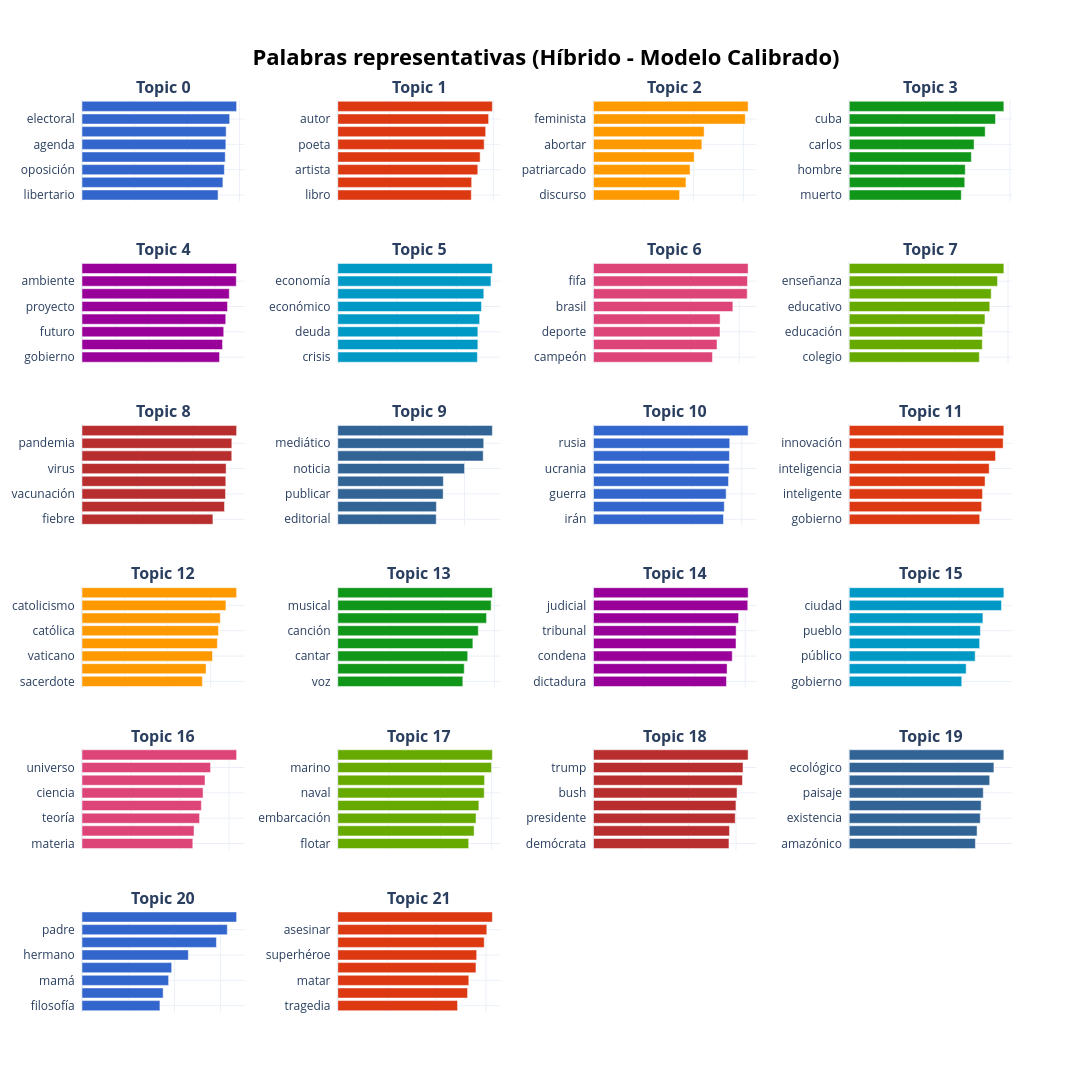

Notebook code for this chart:
### Code cell
import sys
import types
import math
import warnings
from pathlib import Path

# 1. Neutralizar coverage para que Numba no intente compilar con tracer roto
sys.modules['coverage'] = None
sys.modules['coverage.types'] = None

# Mock liviano de UMAP para que bertopic.plotting no dispare numba
mock_umap = types.ModuleType("umap")
mock_umap.UMAP = object
sys.modules["umap"] = mock_umap

# 2. Imports seguros
import numpy as np
import pandas as pd
import plotly.express as px
from bertopic import BERTopic

warnings.filterwarnings("ignore", category=UserWarning)

# 3. Configuración de rutas
PROJECT_ROOT = Path.cwd().resolve()
if PROJECT_ROOT.name == "notebooks":
    PROJECT_ROOT = PROJECT_ROOT.parent

OUTPUT_DIR = PROJECT_ROOT / "outputs" / "bertopic_acotado"
GRAFICOS_DIR = PROJECT_ROOT / "outputs" / "bertopic_hibrido" / "graficos"
GRAFICOS_DIR.mkdir(parents=True, exist_ok=True)

# 4. Tu función de visualización intacta
def topicos_palabras(topic_model, df, topicos, ruta_html=None):
    df["topic"] = topicos
    total = len(topic_model.get_topic_info().query("Topic != -1"))

    fig = topic_model.visualize_barchart(
        top_n_topics=total,
        n_words=8,
        title="<b>Palabras representativas (Híbrido - Modelo Calibrado)</b>",
    )

    colors = px.colors.qualitative.G10
    for i, trace in enumerate(fig.data):
        trace.marker.color = colors[i % len(colors)]

    fig.update_traces(
        hovertemplate="<b>Término:</b> %{y}<br><b>Relevancia:</b> %{x:.3f}<extra></extra>"
    )
    fig.for_each_xaxis(lambda ax: ax.update(title_text="", showticklabels=False))
    fig.for_each_annotation(lambda a: a.update(text=f"<b>{a.text.split('_')[0]}</b>"))

    altura = max(950, math.ceil(total / 4) * 300)
    fig.update_layout(
        height=altura,
        width=1300,
        plot_bgcolor="rgba(0,0,0,0)",
        paper_bgcolor="#ffffff",
    )

    if ruta_html:
        fig.write_html(ruta_html)
        print(f"Gráfico exportado en: {ruta_html}")

    fig.show()

# 5. Carga y verificación directa de disco
print("Cargando artefactos desde disco...")
topic_model_cargado = BERTopic.load(str(OUTPUT_DIR / "modelo_acotado"))
df_cargado = pd.read_parquet(OUTPUT_DIR / "df_modelo_acotado.parquet")
embeddings_cargados = np.load(OUTPUT_DIR / "embeddings_naturales.npy")

print("\n--- Verificación de Integridad ---")
print(f"• Documentos en DataFrame:   {len(df_cargado)}")
print(f"• Matriz de embeddings:      {embeddings_cargados.shape}")

topicos_activos = topic_model_cargado.get_topic_info().query("Topic != -1")
print(f"• Cantidad de tópicos:       {len(topicos_activos)} (debe ser 22)")

distribucion = df_cargado["topic_umbral"].value_counts()
outliers = distribucion.get(-1, 0)
print(f"• Outliers residuales (-1):  {outliers} ({outliers / len(df_cargado):.1%})")
print(f"• Cobertura asignada:        {len(df_cargado) - outliers} ({(len(df_cargado) - outliers) / len(df_cargado):.1%})")

keywords_t4 = [w for w, _ in topic_model_cargado.get_topic(4)[:5]]
print(f"• Keywords Topic 4:          {', '.join(keywords_t4)}")

# 6. Renderizar gráfico interactivo
print("\nGenerando barchart interactivo...")
topicos_palabras(
    topic_model_cargado,
    df_cargado,
    df_cargado["topic_umbral"],
    ruta_html=GRAFICOS_DIR / "06_verificacion_carga_disco.html",
)

### Figure 1 — Plotly figure (JSON) as saved in the notebook; plotly's stock layout.template omitted (floating-point values rounded to 4 significant figures)
{"data": [{"hovertemplate": "<b>Término:</b> %{y}<br><b>Relevancia:</b> %{x:.3f}<extra></extra>", "marker": {"color": "#3366CC"}, "orientation": "h", "type": "bar", "x": [0.5183, 0.5367, 0.5422, 0.5456, 0.5479, 0.5491, 0.5624, 0.5889], "xaxis": "x", "y": ["libertario  ", "discurso  ", "oposición  ", "campaña  ", "agenda  ", "coalición  ", "electoral  ", "candidato  "], "yaxis": "y"}, {"hovertemplate": "<b>Término:</b> %{y}<br><b>Relevancia:</b> %{x:.3f}<extra></extra>", "marker": {"color": "#DC3912"}, "orientation": "h", "type": "bar", "x": [0.5149, 0.5162, 0.5399, 0.5489, 0.5644, 0.5703, 0.5816, 0.596], "xaxis": "x2", "y": ["libro  ", "lector  ", "artista  ", "literatura  ", "poeta  ", "escritor  ", "autor  ", "literario  "], "yaxis": "y2"}, {"hovertemplate": "<b>Término:</b> %{y}<br><b>Relevancia:</b> %{x:.3f}<extra></extra>", "marker": {"color": "#FF9900"}, "orientation": "h", "type": "bar", "x": [0.3447, 0.3701, 0.3866, 0.4029, 0.4338, 0.4429, 0.6076, 0.6189], "xaxis": "x3", "y": ["discurso  ", "libertad  ", "patriarcado  ", "debate  ", "abortar  ", "aborto  ", "feminista  ", "feminismo  "], "yaxis": "y3"}, {"hovertemplate": "<b>Término:</b> %{y}<br><b>Relevancia:</b> %{x:.3f}<extra></extra>", "marker": {"color": "#109618"}, "orientation": "h", "type": "bar", "x": [0.4184, 0.4314, 0.4332, 0.4559, 0.4661, 0.5077, 0.5462, 0.5774], "xaxis": "x4", "y": ["muerto  ", "maría  ", "hombre  ", "santiago  ", "carlos  ", "dictadura  ", "cuba  ", "cubano  "], "yaxis": "y4"}, {"hovertemplate": "<b>Término:</b> %{y}<br><b>Relevancia:</b> %{x:.3f}<extra></extra>", "marker": {"color": "#990099"}, "orientation": "h", "type": "bar", "x": [0.4116, 0.4204, 0.4241, 0.4301, 0.4354, 0.4407, 0.4616, 0.4626], "xaxis": "x5", "y": ["gobierno  ", "cambio  ", "futuro  ", "sociedad  ", "proyecto  ", "crisis  ", "ambiente  ", "ambiental  "], "yaxis": "y5"}, {"hovertemplate": "<b>Término:</b> %{y}<br><b>Relevancia:</b> %{x:.3f}<extra></extra>", "marker": {"color": "#0099C6"}, "orientation": "h", "type": "bar", "x": [0.4707, 0.4723, 0.4724, 0.4784, 0.4845, 0.4924, 0.5166, 0.5212], "xaxis": "x6", "y": ["crisis  ", "reforma  ", "deuda  ", "fiscal  ", "económico  ", "pobreza  ", "economía  ", "déficit  "], "yaxis": "y6"}, {"hovertemplate": "<b>Término:</b> %{y}<br><b>Relevancia:</b> %{x:.3f}<extra></extra>", "marker": {"color": "#DD4477"}, "orientation": "h", "type": "bar", "x": [0.4896, 0.5086, 0.5208, 0.5211, 0.5737, 0.6327, 0.6339, 0.6365], "xaxis": "x7", "y": ["campeón  ", "deportivo  ", "deporte  ", "barcelona  ", "brasil  ", "fútbol  ", "fifa  ", "futbolista  "], "yaxis": "y7"}, {"hovertemplate": "<b>Término:</b> %{y}<br><b>Relevancia:</b> %{x:.3f}<extra></extra>", "marker": {"color": "#66AA00"}, "orientation": "h", "type": "bar", "x": [0.4916, 0.5027, 0.5039, 0.5128, 0.531, 0.5364, 0.5603, 0.5843], "xaxis": "x8", "y": ["colegio  ", "docente  ", "educación  ", "enseñar  ", "educativo  ", "escolar  ", "enseñanza  ", "pedagógico  "], "yaxis": "y8"}, {"hovertemplate": "<b>Término:</b> %{y}<br><b>Relevancia:</b> %{x:.3f}<extra></extra>", "marker": {"color": "#B82E2E"}, "orientation": "h", "type": "bar", "x": [0.473, 0.5148, 0.5185, 0.5196, 0.5206, 0.541, 0.5413, 0.5586], "xaxis": "x9", "y": ["fiebre  ", "coronavirus  ", "vacunación  ", "vacuna  ", "virus  ", "vacunar  ", "pandemia  ", "epidemia  "], "yaxis": "y9"}, {"hovertemplate": "<b>Término:</b> %{y}<br><b>Relevancia:</b> %{x:.3f}<extra></extra>", "marker": {"color": "#316395"}, "orientation": "h", "type": "bar", "x": [0.4664, 0.4672, 0.4992, 0.5002, 0.6006, 0.6889, 0.6913, 0.7323], "xaxis": "x10", "y": ["editorial  ", "artículo  ", "publicar  ", "periodismo  ", "noticia  ", "periodista  ", "mediático  ", "periodístico  "], "yaxis": "y10"}, {"hovertemplate": "<b>Término:</b> %{y}<br><b>Relevancia:</b> %{x:.3f}<extra></extra>", "marker": {"color": "#3366CC"}, "orientation": "h", "type": "bar", "x": [0.526, 0.5293, 0.5367, 0.5464, 0.549, 0.5501, 0.5514, 0.6257], "xaxis": "x11", "y": ["irán  ", "ruso  ", "guerra  ", "moscú  ", "ucrania  ", "siria  ", "rusia  ", "soviético  "], "yaxis": "y11"}, {"hovertemplate": "<b>Término:</b> %{y}<br><b>Relevancia:</b> %{x:.3f}<extra></extra>", "marker": {"color": "#DC3912"}, "orientation": "h", "type": "bar", "x": [0.4783, 0.4852, 0.4884, 0.4977, 0.5128, 0.5361, 0.5641, 0.5666], "xaxis": "x12", "y": ["gobierno  ", "tech  ", "inteligente  ", "futuro  ", "inteligencia  ", "tecnología  ", "innovación  ", "tecnológico  "], "yaxis": "y12"}, {"hovertemplate": "<b>Término:</b> %{y}<br><b>Relevancia:</b> %{x:.3f}<extra></extra>", "marker": {"color": "#FF9900"}, "orientation": "h", "type": "bar", "x": [0.5615, 0.5786, 0.6085, 0.6313, 0.6367, 0.6451, 0.6713, 0.7211], "xaxis": "x13", "y": ["sacerdote  ", "jesuita  ", "vaticano  ", "católico  ", "católica  ", "arzobispo  ", "catolicismo  ", "papal  "], "yaxis": "y13"}, {"hovertemplate": "<b>Término:</b> %{y}<br><b>Relevancia:</b> %{x:.3f}<extra></extra>", "marker": {"color": "#109618"}, "orientation": "h", "type": "bar", "x": [0.4792, 0.4846, 0.4979, 0.5177, 0.5385, 0.5701, 0.5876, 0.5924], "xaxis": "x14", "y": ["voz  ", "banda  ", "cantar  ", "cantante  ", "canción  ", "músico  ", "musical  ", "música  "], "yaxis": "y14"}, {"hovertemplate": "<b>Término:</b> %{y}<br><b>Relevancia:</b> %{x:.3f}<extra></extra>", "marker": {"color": "#990099"}, "orientation": "h", "type": "bar", "x": [0.5259, 0.5285, 0.5488, 0.5637, 0.5643, 0.5738, 0.6103, 0.6116], "xaxis": "x15", "y": ["dictadura  ", "sentencia  ", "condena  ", "juez  ", "tribunal  ", "juzgado  ", "judicial  ", "justicia  "], "yaxis": "y15"}, {"hovertemplate": "<b>Término:</b> %{y}<br><b>Relevancia:</b> %{x:.3f}<extra></extra>", "marker": {"color": "#0099C6"}, "orientation": "h", "type": "bar", "x": [0.4099, 0.4259, 0.4587, 0.475, 0.4778, 0.4868, 0.5545, 0.5632], "xaxis": "x16", "y": ["gobierno  ", "violencia  ", "público  ", "barrio  ", "pueblo  ", "vecino  ", "ciudad  ", "urbano  "], "yaxis": "y16"}, {"hovertemplate": "<b>Término:</b> %{y}<br><b>Relevancia:</b> %{x:.3f}<extra></extra>", "marker": {"color": "#DD4477"}, "orientation": "h", "type": "bar", "x": [0.4523, 0.4573, 0.4799, 0.4873, 0.4941, 0.5021, 0.5247, 0.6311], "xaxis": "x17", "y": ["materia  ", "cuántico  ", "teoría  ", "científico  ", "ciencia  ", "astrología  ", "universo  ", "astrónomo  "], "yaxis": "y17"}, {"hovertemplate": "<b>Término:</b> %{y}<br><b>Relevancia:</b> %{x:.3f}<extra></extra>", "marker": {"color": "#66AA00"}, "orientation": "h", "type": "bar", "x": [0.5105, 0.5316, 0.5391, 0.5501, 0.571, 0.5723, 0.5994, 0.6027], "xaxis": "x18", "y": ["flotar  ", "barco  ", "embarcación  ", "marítimo  ", "naval  ", "océano  ", "marino  ", "submarino  "], "yaxis": "y18"}, {"hovertemplate": "<b>Término:</b> %{y}<br><b>Relevancia:</b> %{x:.3f}<extra></extra>", "marker": {"color": "#B82E2E"}, "orientation": "h", "type": "bar", "x": [0.5704, 0.5725, 0.5967, 0.5998, 0.6043, 0.6273, 0.6296, 0.651], "xaxis": "x19", "y": ["demócrata  ", "candidato  ", "presidente  ", "presidencia  ", "bush  ", "republicano  ", "trump  ", "presidencial  "], "yaxis": "y19"}, {"hovertemplate": "<b>Término:</b> %{y}<br><b>Relevancia:</b> %{x:.3f}<extra></extra>", "marker": {"color": "#316395"}, "orientation": "h", "type": "bar", "x": [0.4623, 0.4685, 0.4801, 0.4834, 0.4912, 0.5147, 0.5302, 0.5666], "xaxis": "x20", "y": ["amazónico  ", "libro  ", "existencia  ", "extinción  ", "paisaje  ", "naturaleza  ", "ecológico  ", "selva  "], "yaxis": "y20"}, {"hovertemplate": "<b>Término:</b> %{y}<br><b>Relevancia:</b> %{x:.3f}<extra></extra>", "marker": {"color": "#3366CC"}, "orientation": "h", "type": "bar", "x": [0.3373, 0.3512, 0.3749, 0.3882, 0.4603, 0.5818, 0.6289, 0.6692], "xaxis": "x21", "y": ["filosofía  ", "filosofar  ", "mamá  ", "hombre  ", "hermano  ", "abuelo  ", "padre  ", "papá  "], "yaxis": "y21"}, {"hovertemplate": "<b>Término:</b> %{y}<br><b>Relevancia:</b> %{x:.3f}<extra></extra>", "marker": {"color": "#DC3912"}, "orientation": "h", "type": "bar", "x": [0.4849, 0.5253, 0.5303, 0.5593, 0.5623, 0.5927, 0.6032, 0.6256], "xaxis": "x22", "y": ["tragedia  ", "crueldad  ", "matar  ", "asesinato  ", "superhéroe  ", "héroe  ", "asesinar  ", "asesino  "], "yaxis": "y22"}], "layout": {"annotations": [{"font": {"size": 16}, "showarrow": false, "text": "<b>Topic 0</b>", "x": 0.0875, "xanchor": "center", "xref": "paper", "y": 1, "yanchor": "bottom", "yref": "paper"}, {"font": {"size": 16}, "showarrow": false, "text": "<b>Topic 1</b>", "x": 0.3625, "xanchor": "center", "xref": "paper", "y": 1, "yanchor": "bottom", "yref": "paper"}, {"font": {"size": 16}, "showarrow": false, "text": "<b>Topic 2</b>", "x": 0.6375, "xanchor": "center", "xref": "paper", "y": 1, "yanchor": "bottom", "yref": "paper"}, {"font": {"size": 16}, "showarrow": false, "text": "<b>Topic 3</b>", "x": 0.9125, "xanchor": "center", "xref": "paper", "y": 1, "yanchor": "bottom", "yref": "paper"}, {"font": {"size": 16}, "showarrow": false, "text": "<b>Topic 4</b>", "x": 0.0875, "xanchor": "center", "xref": "paper", "y": 0.8222, "yanchor": "bottom", "yref": "paper"}, {"font": {"size": 16}, "showarrow": false, "text": "<b>Topic 5</b>", "x": 0.3625, "xanchor": "center", "xref": "paper", "y": 0.8222, "yanchor": "bottom", "yref": "paper"}, {"font": {"size": 16}, "showarrow": false, "text": "<b>Topic 6</b>", "x": 0.6375, "xanchor": "center", "xref": "paper", "y": 0.8222, "yanchor": "bottom", "yref": "paper"}, {"font": {"size": 16}, "showarrow": false, "text": "<b>Topic 7</b>", "x": 0.9125, "xanchor": "center", "xref": "paper", "y": 0.8222, "yanchor": "bottom", "yref": "paper"}, {"font": {"size": 16}, "showarrow": false, "text": "<b>Topic 8</b>", "x": 0.0875, "xanchor": "center", "xref": "paper", "y": 0.6444, "yanchor": "bottom", "yref": "paper"}, {"font": {"size": 16}, "showarrow": false, "text": "<b>Topic 9</b>", "x": 0.3625, "xanchor": "center", "xref": "paper", "y": 0.6444, "yanchor": "bottom", "yref": "paper"}, {"font": {"size": 16}, "showarrow": false, "text": "<b>Topic 10</b>", "x": 0.6375, "xanchor": "center", "xref": "paper", "y": 0.6444, "yanchor": "bottom", "yref": "paper"}, {"font": {"size": 16}, "showarrow": false, "text": "<b>Topic 11</b>", "x": 0.9125, "xanchor": "center", "xref": "paper", "y": 0.6444, "yanchor": "bottom", "yref": "paper"}, {"font": {"size": 16}, "showarrow": false, "text": "<b>Topic 12</b>", "x": 0.0875, "xanchor": "center", "xref": "paper", "y": 0.4667, "yanchor": "bottom", "yref": "paper"}, {"font": {"size": 16}, "showarrow": false, "text": "<b>Topic 13</b>", "x": 0.3625, "xanchor": "center", "xref": "paper", "y": 0.4667, "yanchor": "bottom", "yref": "paper"}, {"font": {"size": 16}, "showarrow": false, "text": "<b>Topic 14</b>", "x": 0.6375, "xanchor": "center", "xref": "paper", "y": 0.4667, "yanchor": "bottom", "yref": "paper"}, {"font": {"size": 16}, "showarrow": false, "text": "<b>Topic 15</b>", "x": 0.9125, "xanchor": "center", "xref": "paper", "y": 0.4667, "yanchor": "bottom", "yref": "paper"}, {"font": {"size": 16}, "showarrow": false, "text": "<b>Topic 16</b>", "x": 0.0875, "xanchor": "center", "xref": "paper", "y": 0.2889, "yanchor": "bottom", "yref": "paper"}, {"font": {"size": 16}, "showarrow": false, "text": "<b>Topic 17</b>", "x": 0.3625, "xanchor": "center", "xref": "paper", "y": 0.2889, "yanchor": "bottom", "yref": "paper"}, {"font": {"size": 16}, "showarrow": false, "text": "<b>Topic 18</b>", "x": 0.6375, "xanchor": "center", "xref": "paper", "y": 0.2889, "yanchor": "bottom", "yref": "paper"}, {"font": {"size": 16}, "showarrow": false, "text": "<b>Topic 19</b>", "x": 0.9125, "xanchor": "center", "xref": "paper", "y": 0.2889, "yanchor": "bottom", "yref": "paper"}, {"font": {"size": 16}, "showarrow": false, "text": "<b>Topic 20</b>", "x": 0.0875, "xanchor": "center", "xref": "paper", "y": 0.1111, "yanchor": "bottom", "yref": "paper"}, {"font": {"size": 16}, "showarrow": false, "text": "<b>Topic 21</b>", "x": 0.3625, "xanchor": "center", "xref": "paper", "y": 0.1111, "yanchor": "bottom", "yref": "paper"}], "height": 1800, "hoverlabel": {"bgcolor": "white", "font": {"family": "Rockwell", "size": 16}}, "paper_bgcolor": "#ffffff", "plot_bgcolor": "rgba(0,0,0,0)", "showlegend": false, "title": {"font": {"color": "Black", "size": 22}, "text": "<b>Palabras representativas (Híbrido - Modelo Calibrado)</b>", "x": 0.5, "xanchor": "center", "yanchor": "top"}, "width": 1300, "xaxis": {"anchor": "y", "domain": [0, 0.175], "showgrid": true, "showticklabels": false, "title": {"text": ""}}, "xaxis10": {"anchor": "y10", "domain": [0.275, 0.45], "showgrid": true, "showticklabels": false, "title": {"text": ""}}, "xaxis11": {"anchor": "y11", "domain": [0.55, 0.725], "showgrid": true, "showticklabels": false, "title": {"text": ""}}, "xaxis12": {"anchor": "y12", "domain": [0.825, 1], "showgrid": true, "showticklabels": false, "title": {"text": ""}}, "xaxis13": {"anchor": "y13", "domain": [0, 0.175], "showgrid": true, "showticklabels": false, "title": {"text": ""}}, "xaxis14": {"anchor": "y14", "domain": [0.275, 0.45], "showgrid": true, "showticklabels": false, "title": {"text": ""}}, "xaxis15": {"anchor": "y15", "domain": [0.55, 0.725], "showgrid": true, "showticklabels": false, "title": {"text": ""}}, "xaxis16": {"anchor": "y16", "domain": [0.825, 1], "showgrid": true, "showticklabels": false, "title": {"text": ""}}, "xaxis17": {"anchor": "y17", "domain": [0, 0.175], "showgrid": true, "showticklabels": false, "title": {"text": ""}}, "xaxis18": {"anchor": "y18", "domain": [0.275, 0.45], "showgrid": true, "showticklabels": false, "title": {"text": ""}}, "xaxis19": {"anchor": "y19", "domain": [0.55, 0.725], "showgrid": true, "showticklabels": false, "title": {"text": ""}}, "xaxis2": {"anchor": "y2", "domain": [0.275, 0.45], "showgrid": true, "showticklabels": false, "title": {"text": ""}}, "xaxis20": {"anchor": "y20", "domain": [0.825, 1], "showgrid": true, "showticklabels": false, "title": {"text": ""}}, "xaxis21": {"anchor": "y21", "domain": [0, 0.175], "showgrid": true, "showticklabels": false, "title": {"text": ""}}, "xaxis22": {"anchor": "y22", "domain": [0.275, 0.45], "showgrid": true, "showticklabels": false, "title": {"text": ""}}, "xaxis23": {"anchor": "y23", "domain": [0.55, 0.725], "showgrid": true, "showticklabels": false, "title": {"text": ""}}, "xaxis24": {"anchor": "y24", "domain": [0.825, 1], "showgrid": true, "showticklabels": false, "title": {"text": ""}}, "xaxis3": {"anchor": "y3", "domain": [0.55, 0.725], "showgrid": true, "showticklabels": false, "title": {"text": ""}}, "xaxis4": {"anchor": "y4", "domain": [0.825, 1], "showgrid": true, "showticklabels": false, "title": {"text": ""}}, "xaxis5": {"anchor": "y5", "domain": [0, 0.175], "showgrid": true, "showticklabels": false, "title": {"text": ""}}, "xaxis6": {"anchor": "y6", "domain": [0.275, 0.45], "showgrid": true, "showticklabels": false, "title": {"text": ""}}, "xaxis7": {"anchor": "y7", "domain": [0.55, 0.725], "showgrid": true, "showticklabels": false, "title": {"text": ""}}, "xaxis8": {"anchor": "y8", "domain": [0.825, 1], "showgrid": true, "showticklabels": false, "title": {"text": ""}}, "xaxis9": {"anchor": "y9", "domain": [0, 0.175], "showgrid": true, "showticklabels": false, "title": {"text": ""}}, "yaxis": {"anchor": "x", "domain": [0.8889, 1], "showgrid": true}, "yaxis10": {"anchor": "x10", "domain": [0.5333, 0.6444], "showgrid": true}, "yaxis11": {"anchor": "x11", "domain": [0.5333, 0.6444], "showgrid": true}, "yaxis12": {"anchor": "x12", "domain": [0.5333, 0.6444], "showgrid": true}, "yaxis13": {"anchor": "x13", "domain": [0.3556, 0.4667], "showgrid": true}, "yaxis14": {"anchor": "x14", "domain": [0.3556, 0.4667], "showgrid": true}, "yaxis15": {"anchor": "x15", "domain": [0.3556, 0.4667], "showgrid": true}, "yaxis16": {"anchor": "x16", "domain": [0.3556, 0.4667], "showgrid": true}, "yaxis17": {"anchor": "x17", "domain": [0.1778, 0.2889], "showgrid": true}, "yaxis18": {"anchor": "x18", "domain": [0.1778, 0.2889], "showgrid": true}, "yaxis19": {"anchor": "x19", "domain": [0.1778, 0.2889], "showgrid": true}, "yaxis2": {"anchor": "x2", "domain": [0.8889, 1], "showgrid": true}, "yaxis20": {"anchor": "x20", "domain": [0.1778, 0.2889], "showgrid": true}, "yaxis21": {"anchor": "x21", "domain": [0, 0.1111], "showgrid": true}, "yaxis22": {"anchor": "x22", "domain": [0, 0.1111], "showgrid": true}, "yaxis23": {"anchor": "x23", "domain": [0, 0.1111], "showgrid": true}, "yaxis24": {"anchor": "x24", "domain": [0, 0.1111], "showgrid": true}, "yaxis3": {"anchor": "x3", "domain": [0.8889, 1], "showgrid": true}, "yaxis4": {"anchor": "x4", "domain": [0.8889, 1], "showgrid": true}, "yaxis5": {"anchor": "x5", "domain": [0.7111, 0.8222], "showgrid": true}, "yaxis6": {"anchor": "x6", "domain": [0.7111, 0.8222], "showgrid": true}, "yaxis7": {"anchor": "x7", "domain": [0.7111, 0.8222], "showgrid": true}, "yaxis8": {"anchor": "x8", "domain": [0.7111, 0.8222], "showgrid": true}, "yaxis9": {"anchor": "x9", "domain": [0.5333, 0.6444], "showgrid": true}}}
